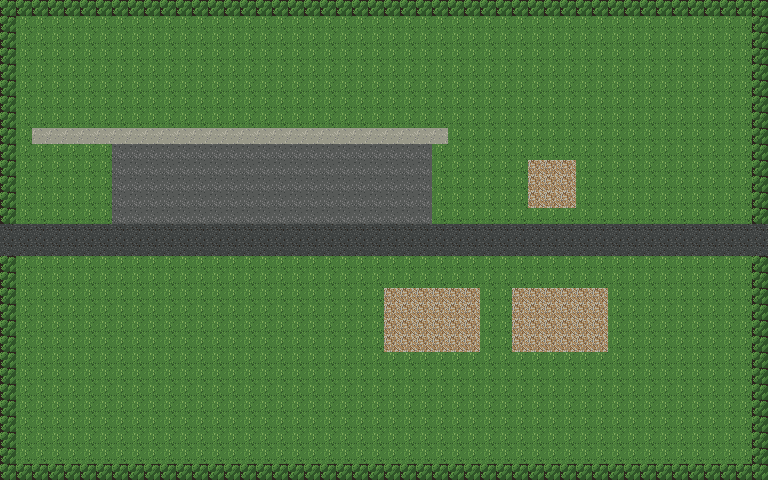

Tiled map render using the project's own tile images. Description and the map definition, with tile-layer contents summarised, below:
An orthogonal 48x30 tile map with 16x16 px tiles, 2 tile layers (surface, obstacles), 2 tilesets and 34 objects (10x spawn, 9x prop, 7x door, 3x sign, 3x kerb_cut, ...).

<map version="1.10" tiledversion="1.12.0" orientation="orthogonal" renderorder="right-down" width="48" height="30" tilewidth="16" tileheight="16" infinite="0" nextlayerid="4" nextobjectid="35">
 <properties>
  <property name="map" value="west_entry" />
 </properties>
 <tileset firstgid="1" source="tiled/surfaces.tsx" />
 <tileset firstgid="11" source="tiled/obstacles.tsx" />
 <layer id="1" name="surface" width="48" height="30">
  <data>[1440 cells, 1440 non-empty, 6 distinct tile ids]</data>
 </layer>
 <layer id="3" name="obstacles" width="48" height="30">
  <data>[1440 cells, 0 non-empty, 0 distinct tile ids]</data>
 </layer>
 <objectgroup id="2" name="placements">
  <object id="1" name="motel" type="prop" x="16" y="112" width="16" height="16" />
  <object id="2" name="motel" type="door" x="96" y="112" width="16" height="16">
   <properties>
    <property name="spawn" value="entry" />
   </properties>
  </object>
  <object id="3" name="motel_room_1" type="door" x="128" y="112" width="16" height="16">
   <properties>
    <property name="spawn" value="entry" />
   </properties>
  </object>
  <object id="4" name="motel_room_2" type="door" x="208" y="112" width="16" height="16">
   <properties>
    <property name="spawn" value="entry" />
   </properties>
  </object>
  <object id="5" name="motel_room_3" type="door" x="272" y="112" width="16" height="16">
   <properties>
    <property name="spawn" value="entry" />
   </properties>
  </object>
  <object id="6" name="motel_room_4" type="door" x="336" y="112" width="16" height="16">
   <properties>
    <property name="spawn" value="entry" />
   </properties>
  </object>
  <object id="7" name="from_motel" type="spawn" x="96" y="128" width="16" height="16" />
  <object id="8" name="from_room1" type="spawn" x="128" y="128" width="16" height="16" />
  <object id="9" name="from_room2" type="spawn" x="208" y="128" width="16" height="16" />
  <object id="10" name="from_room3" type="spawn" x="272" y="128" width="16" height="16" />
  <object id="11" name="from_room4" type="spawn" x="336" y="128" width="16" height="16" />
  <object id="12" name="fireworks_stand" type="prop" x="528" y="176" width="16" height="16" />
  <object id="13" name="fireworks_pole" type="prop" x="496" y="192" width="16" height="16" />
  <object id="14" name="FireworksSign" type="sign" x="576" y="192" width="16" height="16" />
  <object id="15" name="motel_sign" type="prop" x="64" y="208" width="16" height="16" />
  <object id="16" name="MotelSignRead" type="sign" x="64" y="208" width="16" height="16">
   <properties>
    <property name="board" type="bool" value="false" />
   </properties>
  </object>
  <object id="17" name="west_light" type="prop" x="208" y="208" width="16" height="16" />
  <object id="18" name="east_light_dead" type="prop" x="352" y="208" width="16" height="16" />
  <object id="19" name="east_entry" type="exit" x="0" y="224" width="16" height="32">
   <properties>
    <property name="spawn" value="wrap" />
   </properties>
  </object>
  <object id="20" name="lot_driveway" type="kerb_cut" x="144" y="224" width="64" height="16" />
  <object id="21" name="billies" type="exit" x="752" y="224" width="16" height="32">
   <properties>
    <property name="spawn" value="from_west_entry" />
   </properties>
  </object>
  <object id="22" name="wrap" type="spawn" x="32" y="240" width="16" height="16" />
  <object id="23" name="default" type="spawn" x="384" y="240" width="16" height="16" />
  <object id="24" name="gas_frontage" type="kerb_cut" x="416" y="240" width="32" height="16" />
  <object id="25" name="garage_frontage" type="kerb_cut" x="544" y="240" width="32" height="16" />
  <object id="26" name="from_billies" type="spawn" x="720" y="240" width="16" height="16" />
  <object id="27" name="gas_station" type="prop" x="384" y="320" width="16" height="16" />
  <object id="28" name="gas_station" type="door" x="416" y="320" width="16" height="16">
   <properties>
    <property name="spawn" value="entry" />
   </properties>
  </object>
  <object id="29" name="garage" type="prop" x="512" y="320" width="16" height="16" />
  <object id="30" name="garage_interior" type="door" x="544" y="320" width="16" height="16">
   <properties>
    <property name="spawn" value="entry" />
   </properties>
  </object>
  <object id="31" name="from_gas" type="spawn" x="416" y="336" width="16" height="16" />
  <object id="32" name="GasSign" type="sign" x="448" y="336" width="16" height="16" />
  <object id="33" name="from_garage" type="spawn" x="544" y="336" width="16" height="16" />
  <object id="34" name="garage_sale_sign" type="prop" x="576" y="336" width="16" height="16" />
 </objectgroup>
</map>
